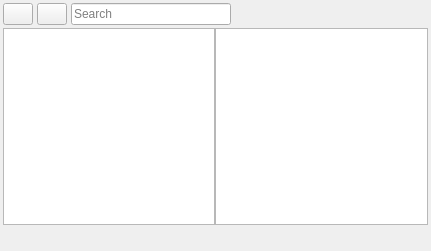
           <widget class="QFrame" name="frameBrowser">
            <property name="geometry">
             <rect>
              <x>10</x>
              <y>440</y>
              <width>431</width>
              <height>251</height>
             </rect>
            </property>
            <property name="sizePolicy">
             <sizepolicy hsizetype="Preferred" vsizetype="Expanding">
              <horstretch>0</horstretch>
              <verstretch>0</verstretch>
             </sizepolicy>
            </property>
            <property name="minimumSize">
             <size>
              <width>150</width>
              <height>150</height>
             </size>
            </property>
            <property name="maximumSize">
             <size>
              <width>3840</width>
              <height>2160</height>
             </size>
            </property>
            <property name="frameShape">
             <enum>QFrame::NoFrame</enum>
            </property>
            <property name="frameShadow">
             <enum>QFrame::Raised</enum>
            </property>
            <property name="lineWidth">
             <number>0</number>
            </property>
            <layout class="QVBoxLayout" name="verticalLayout_9">
             <property name="spacing">
              <number>0</number>
             </property>
             <property name="leftMargin">
              <number>0</number>
             </property>
             <property name="topMargin">
              <number>0</number>
             </property>
             <property name="rightMargin">
              <number>0</number>
             </property>
             <property name="bottomMargin">
              <number>0</number>
             </property>
             <item>
              <layout class="QGridLayout" name="gridLayout_36">
               <property name="topMargin">
                <number>3</number>
               </property>
               <property name="bottomMargin">
                <number>3</number>
               </property>
               <property name="horizontalSpacing">
                <number>0</number>
               </property>
               <property name="verticalSpacing">
                <number>3</number>
               </property>
               <item row="1" column="0">
                <spacer name="horizontalSpacer_59">
                 <property name="orientation">
                  <enum>Qt::Horizontal</enum>
                 </property>
                 <property name="sizeType">
                  <enum>QSizePolicy::Fixed</enum>
                 </property>
                 <property name="sizeHint" stdset="0">
                  <size>
                   <width>3</width>
                   <height>6</height>
                  </size>
                 </property>
                </spacer>
               </item>
               <item row="0" column="2">
                <spacer name="horizontalSpacer_63">
                 <property name="orientation">
                  <enum>Qt::Horizontal</enum>
                 </property>
                 <property name="sizeType">
                  <enum>QSizePolicy::Fixed</enum>
                 </property>
                 <property name="sizeHint" stdset="0">
                  <size>
                   <width>4</width>
                   <height>9</height>
                  </size>
                 </property>
                </spacer>
               </item>
               <item row="0" column="4">
                <spacer name="horizontalSpacer_54">
                 <property name="orientation">
                  <enum>Qt::Horizontal</enum>
                 </property>
                 <property name="sizeType">
                  <enum>QSizePolicy::Fixed</enum>
                 </property>
                 <property name="sizeHint" stdset="0">
                  <size>
                   <width>4</width>
                   <height>9</height>
                  </size>
                 </property>
                </spacer>
               </item>
               <item row="2" column="7" colspan="2">
                <widget class="QDoubleButton" name="switchViewMode" native="true">
                 <property name="minimumSize">
                  <size>
                   <width>50</width>
                   <height>20</height>
                  </size>
                 </property>
                 <property name="maximumSize">
                  <size>
                   <width>50</width>
                   <height>20</height>
                  </size>
                 </property>
                </widget>
               </item>
               <item row="0" column="5">
                <widget class="QLineEdit" name="lineEditFileFilter">
                 <property name="minimumSize">
                  <size>
                   <width>160</width>
                   <height>22</height>
                  </size>
                 </property>
                 <property name="maximumSize">
                  <size>
                   <width>160</width>
                   <height>22</height>
                  </size>
                 </property>
                 <property name="placeholderText">
                  <string>Search</string>
                 </property>
                </widget>
               </item>
               <item row="0" column="6">
                <spacer name="horizontalSpacer_65">
                 <property name="orientation">
                  <enum>Qt::Horizontal</enum>
                 </property>
                 <property name="sizeHint" stdset="0">
                  <size>
                   <width>40</width>
                   <height>20</height>
                  </size>
                 </property>
                </spacer>
               </item>
               <item row="1" column="1" colspan="8">
                <widget class="QWidget" name="browserWidget" native="true">
                 <property name="minimumSize">
                  <size>
                   <width>0</width>
                   <height>20</height>
                  </size>
                 </property>
                 <layout class="QGridLayout" name="gridLayout_16">
                  <property name="leftMargin">
                   <number>0</number>
                  </property>
                  <property name="topMargin">
                   <number>0</number>
                  </property>
                  <property name="rightMargin">
                   <number>0</number>
                  </property>
                  <property name="bottomMargin">
                   <number>0</number>
                  </property>
                  <property name="spacing">
                   <number>0</number>
                  </property>
                  <item row="0" column="0">
                   <widget class="QWidget" name="dirsWidget" native="true">
                    <property name="minimumSize">
                     <size>
                      <width>50</width>
                      <height>50</height>
                     </size>
                    </property>
                    <layout class="QGridLayout" name="gridLayout_10">
                     <property name="leftMargin">
                      <number>0</number>
                     </property>
                     <property name="topMargin">
                      <number>0</number>
                     </property>
                     <property name="rightMargin">
                      <number>0</number>
                     </property>
                     <property name="bottomMargin">
                      <number>0</number>
                     </property>
                     <property name="spacing">
                      <number>0</number>
                     </property>
                     <item row="0" column="0">
                      <layout class="QVBoxLayout" name="dirsLayout">
                       <property name="spacing">
                        <number>0</number>
                       </property>
                       <property name="topMargin">
                        <number>0</number>
                       </property>
                       <property name="rightMargin">
                        <number>0</number>
                       </property>
                      </layout>
                     </item>
                     <item row="1" column="0">
                      <widget class="QTreeView" name="treeDirs"/>
                     </item>
                    </layout>
                   </widget>
                  </item>
                  <item row="0" column="1">
                   <widget class="QWidget" name="filesWidget" native="true">
                    <property name="minimumSize">
                     <size>
                      <width>30</width>
                      <height>30</height>
                     </size>
                    </property>
                    <layout class="QGridLayout" name="gridLayout_9">
                     <property name="leftMargin">
                      <number>0</number>
                     </property>
                     <property name="topMargin">
                      <number>0</number>
                     </property>
                     <property name="rightMargin">
                      <number>0</number>
                     </property>
                     <property name="bottomMargin">
                      <number>0</number>
                     </property>
                     <property name="spacing">
                      <number>0</number>
                     </property>
                     <item row="1" column="0">
                      <widget class="QListView" name="listFiles">
                       <property name="sizePolicy">
                        <sizepolicy hsizetype="Expanding" vsizetype="Expanding">
                         <horstretch>0</horstretch>
                         <verstretch>0</verstretch>
                        </sizepolicy>
                       </property>
                       <property name="minimumSize">
                        <size>
                         <width>200</width>
                         <height>0</height>
                        </size>
                       </property>
                       <property name="dragEnabled">
                        <bool>true</bool>
                       </property>
                       <property name="dragDropMode">
                        <enum>QAbstractItemView::DragDrop</enum>
                       </property>
                       <property name="defaultDropAction">
                        <enum>Qt::CopyAction</enum>
                       </property>
                       <property name="selectionMode">
                        <enum>QAbstractItemView::ContiguousSelection</enum>
                       </property>
                       <property name="movement">
                        <enum>QListView::Snap</enum>
                       </property>
                       <property name="flow">
                        <enum>QListView::LeftToRight</enum>
                       </property>
                       <property name="resizeMode">
                        <enum>QListView::Adjust</enum>
                       </property>
                       <property name="spacing">
                        <number>0</number>
                       </property>
                       <property name="viewMode">
                        <enum>QListView::ListMode</enum>
                       </property>
                       <property name="modelColumn">
                        <number>0</number>
                       </property>
                       <property name="uniformItemSizes">
                        <bool>true</bool>
                       </property>
                       <property name="wordWrap">
                        <bool>true</bool>
                       </property>
                      </widget>
                     </item>
                     <item row="0" column="0">
                      <layout class="QVBoxLayout" name="filesLayout">
                       <property name="spacing">
                        <number>0</number>
                       </property>
                       <property name="topMargin">
                        <number>0</number>
                       </property>
                       <property name="rightMargin">
                        <number>0</number>
                       </property>
                      </layout>
                     </item>
                    </layout>
                   </widget>
                  </item>
                 </layout>
                </widget>
               </item>
               <item row="0" column="3">
                <widget class="QPushButton" name="forward">
                 <property name="minimumSize">
                  <size>
                   <width>30</width>
                   <height>22</height>
                  </size>
                 </property>
                 <property name="maximumSize">
                  <size>
                   <width>30</width>
                   <height>22</height>
                  </size>
                 </property>
                 <property name="toolTip">
                  <string>Forward</string>
                 </property>
                 <property name="text">
                  <string/>
                 </property>
                 <property name="icon">
                  <iconset resource="files.qrc">
                   <normaloff>:/resources/icons/svg/right.svg</normaloff>:/resources/icons/svg/right.svg</iconset>
                 </property>
                </widget>
               </item>
               <item row="1" column="9">
                <spacer name="horizontalSpacer_58">
                 <property name="orientation">
                  <enum>Qt::Horizontal</enum>
                 </property>
                 <property name="sizeType">
                  <enum>QSizePolicy::Fixed</enum>
                 </property>
                 <property name="sizeHint" stdset="0">
                  <size>
                   <width>3</width>
                   <height>6</height>
                  </size>
                 </property>
                </spacer>
               </item>
               <item row="0" column="1">
                <widget class="QPushButton" name="back">
                 <property name="enabled">
                  <bool>true</bool>
                 </property>
                 <property name="sizePolicy">
                  <sizepolicy hsizetype="Fixed" vsizetype="Fixed">
                   <horstretch>0</horstretch>
                   <verstretch>0</verstretch>
                  </sizepolicy>
                 </property>
                 <property name="minimumSize">
                  <size>
                   <width>30</width>
                   <height>22</height>
                  </size>
                 </property>
                 <property name="maximumSize">
                  <size>
                   <width>30</width>
                   <height>22</height>
                  </size>
                 </property>
                 <property name="toolTip">
                  <string>Back</string>
                 </property>
                 <property name="text">
                  <string/>
                 </property>
                 <property name="icon">
                  <iconset resource="files.qrc">
                   <normaloff>:/resources/icons/svg/left.svg</normaloff>:/resources/icons/svg/left.svg</iconset>
                 </property>
                </widget>
               </item>
              </layout>
             </item>
            </layout>
           </widget>
